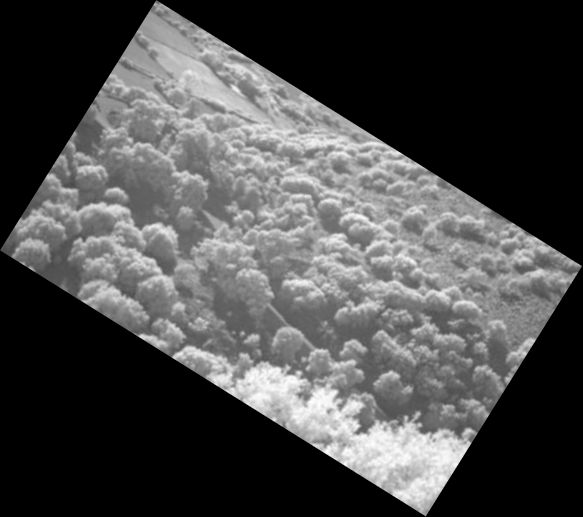
#> input picture tests/datasets/hill-ir-rot-0007.png, 583 x 517 px, found by its file name
$ jupyter execute --allow-errors img_registration.ipynb   (shell and % lines are left out)   (older library calls are emulated)
#> lines starting #> are read from the running program, lines starting #| are printed output that depends on the picture
##Retrieve git repository

## Fix for the following error

```
OpenCV(4.1.2) /io/opencv_contrib/modules/xfeatures2d/src/surf.cpp:1029: error: (-213:The function/feature is not implemented) This algorithm is patented and is excluded in this configuration; Set OPENCV_ENABLE_NONFREE CMake option and rebuild the library in function 'create'
```

##Load images

[cell 1]
from __future__ import print_function
import cv2 as cv
import numpy as np
import matplotlib.pyplot as plt

[cell 2]
IMG_IR = "/content/tech-challenge/swdev/datasets/hill-ir-rot-0007.png"
IMG_RGB = "/content/tech-challenge/swdev/datasets/hill-rgb-0007.png"

src = cv.imread(IMG_IR, cv.IMREAD_GRAYSCALE)
#> src is the input picture: shape (517, 583); min 0, max 254, mean 73.1
img2 = cv.imread(IMG_RGB, cv.IMREAD_GRAYSCALE)
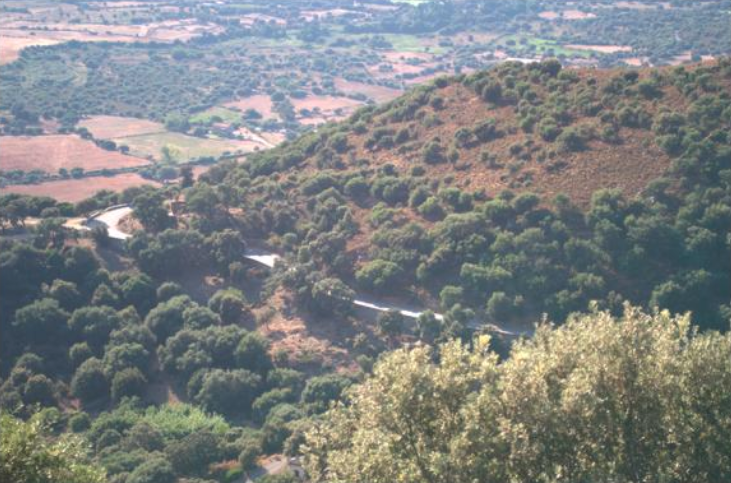
#> input picture tests/datasets/hill-rgb-0007.png, 731 x 483 px, found by its file name
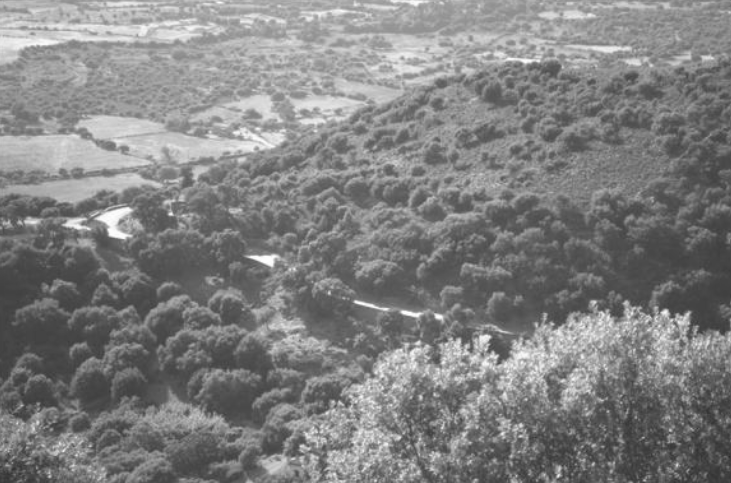
#> img2: shape (483, 731); min 43, max 254, mean 128.5

if (src is None) or (img2 is None):
    print('Could not open or find the images: %s %s', IMG_RGB, IMG_IR)
    exit(0)

## ROI

[cell 3]
x1, x2, y1, y2 = 180, 380, 160, 360
img1 = src[y1:y2,x1:x2].copy()
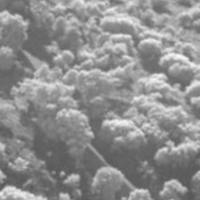
#> img1: shape (200, 200); min 86, max 254, mean 142

cv.line(src,
        (x1, y1),
        (x2, y1),
        (0, 0, 255), 4)
cv.line(src,
        (x2, y1),
        (x2, y2),
        (0, 0, 255), 4)
cv.line(src,
        (x2, y2),
        (x1, y2),
        (0, 0, 255), 4)
cv.line(src,
        (x1, y2),
        (x1, y1),
        (0, 0, 255), 4)
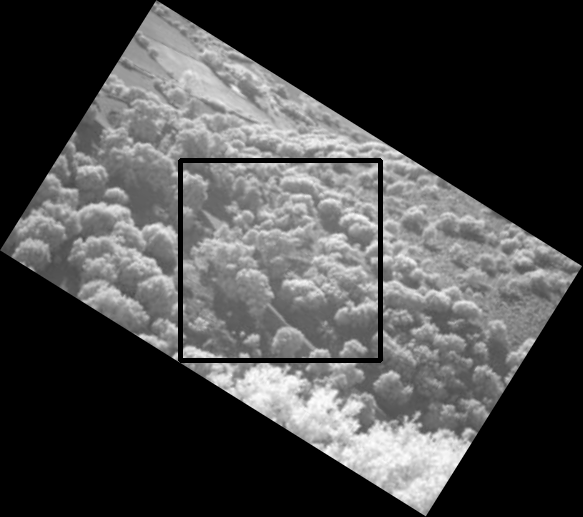
#> src: shape (517, 583); min 0, max 254, mean 71.2

# img1 = src

plt.figure()
plt.imshow(src)
plt.show()

plt.figure()
plt.imshow(img1)
plt.show()

##Feature detection

[cell 4]
from enum import Enum, auto

class Algorithm(Enum):
  SURF = auto()
  AKAZE = auto()
  SIFT = auto()

# TODO: Determine which algorithm to use (https://ieeexplore.ieee.org/document/8346440)
algo = Algorithm.SIFT

def feature_detection(img):
  if algo == Algorithm.SURF:
    # Detect the keypoints using SURF Detector
    #TODO: How do you determine the minimum Hessian value?
    minHessian = 400
    detector = cv.xfeatures2d_SURF.create(hessianThreshold=minHessian)
  elif algo == Algorithm.AKAZE:
    # Detect the keypoints using AKAZE Detector
    detector = cv.AKAZE_create()
  elif algo == Algorithm.SIFT:
    # Detect the keypoints using SIFT Detector
    detector = cv.xfeatures2d_SIFT.create()

  keypoints, descriptors = detector.detectAndCompute(img, None)
  return keypoints, descriptors


def display_keypoints(img, keypoints):
  img_keypoints = np.empty((img.shape[0], img.shape[1], 3), dtype=np.uint8)
  cv.drawKeypoints(img, keypoints, img_keypoints)

  plt.figure()
  plt.imshow(img_keypoints)
  plt.show()

#> (the rest of this cell did not finish here and is left out)

##Feature matching

[cell 5]
def feature_matching(descriptors1, descriptors2):
  #TODO: Which descriptor use?
  if algo == Algorithm.SURF:
    matcher = cv.DescriptorMatcher_create(cv.DescriptorMatcher_BRUTEFORCE)
  elif algo == Algorithm.AKAZE:
    matcher = cv.DescriptorMatcher_create(cv.DescriptorMatcher_BRUTEFORCE)
  elif algo == Algorithm.SIFT:
    matcher = cv.DescriptorMatcher_create(cv.DescriptorMatcher_BRUTEFORCE)

  knn_matches = matcher.knnMatch(descriptors1, descriptors2, 2)

  # Filter matches using the Lowe's ratio test
  #TODO: How do you determine the threshold value?
  ratio_thresh = 0.7
  good_matches = []
  for m,n in knn_matches:
      if m.distance < ratio_thresh * n.distance:
        good_matches.append(m)

  return good_matches

def display_matches(images, keypoints, matches):
  img_matches = np.empty((max(images[0].shape[0], images[1].shape[0]), images[0].shape[1]+images[1].shape[1], 3),
                         dtype=np.uint8)
  cv.drawMatches(images[0], keypoints[0], images[1], keypoints[1], matches, img_matches,
                 matchColor=(0,255,0),
                 flags=cv.DrawMatchesFlags_NOT_DRAW_SINGLE_POINTS)

  plt.figure()
  plt.imshow(img_matches)
  plt.show()
  return img_matches


#> (the rest of this cell did not finish here and is left out)

##Homography

#> (a cell that did not finish here is left out)

##Alignement

[cell 7]
# Re-reading the image
# see: https://docs.opencv.org/master/d4/da8/group__imgcodecs.html
# When using IMREAD_GRAYSCALE, the codec's internal grayscale conversion will be
# used, if available. Results may differ to the output of cvtColor()
src = cv.imread(IMG_IR, cv.IMREAD_UNCHANGED)
img1 = src[y1:y2,x1:x2].copy()
#> img1: shape (200, 200, 3)
img2 = cv.imread(IMG_RGB, cv.IMREAD_UNCHANGED)
#> img2 is the input picture: shape (483, 731, 3); mean B, G, R 130, 130, 126.7

plt.figure()
plt.imshow(img2)
plt.show()

#> (the rest of this cell did not finish here and is left out)
